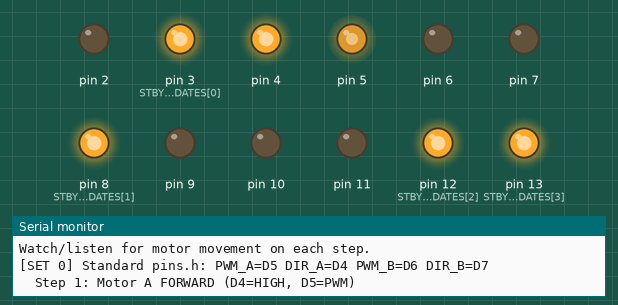
A sketch run on a simulated Arduino Uno, built with avr-gcc and run on an emulated ATmega328P. On the bench: output pins drawn as LEDs (lit = HIGH), the last lines printed to the serial monitor.

Above: at 0.3 s.
At 1.5 s:
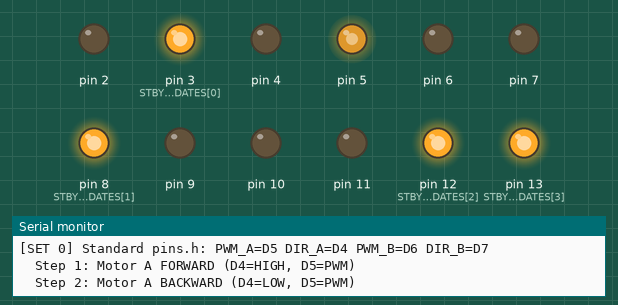
At 3.1 s:
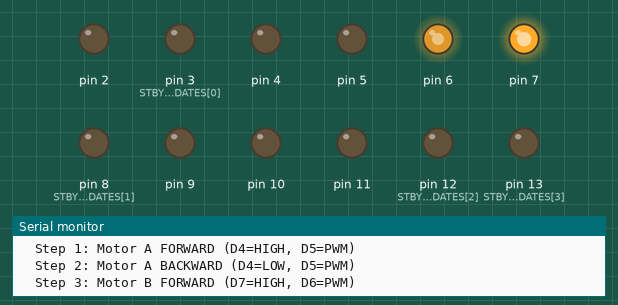
At 4.3 s:
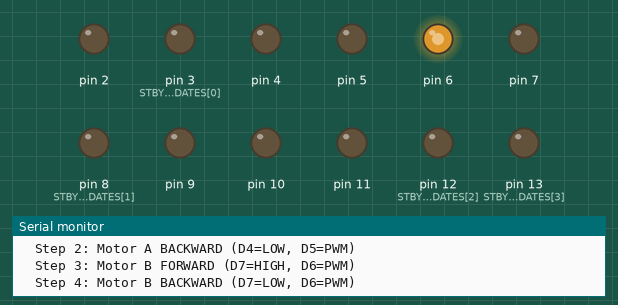
At 6.1 s:
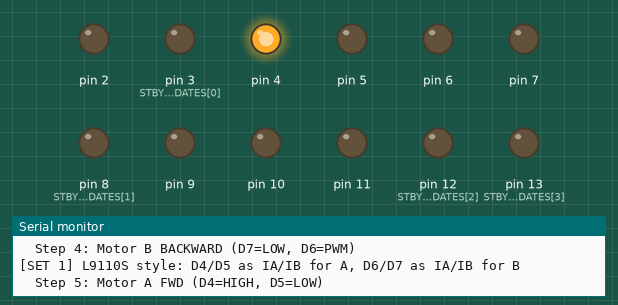
At 11.5 s:
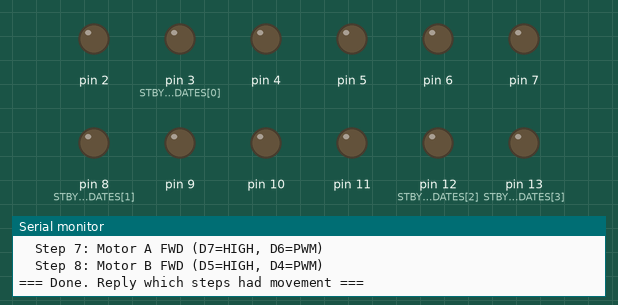
Timing chart, 0 to 13.0 s (numbered marks = the images above):
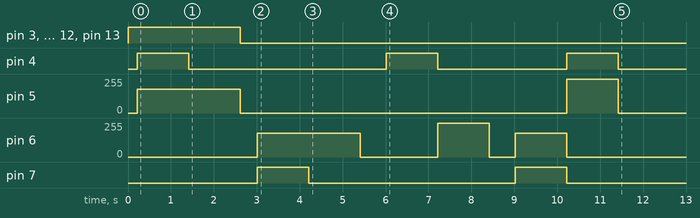

The sketch:

sketch_motor_diag.ino
```cpp
/**
 * motor_diag.ino — Raw Motor Pin Diagnostic
 *
 * No serial protocol, no parsing. Just directly drives every
 * possible motor pin combination to find what works.
 * Motors will try to spin in sequence — watch which one responds.
 *
 * Also sets STBY=HIGH on all candidate pins (3, 8, 12, 13) in case
 * your board revision needs it explicitly driven.
 */

// ── Candidate STBY pins (try all to be safe) ──────────────────────
// On most AlphaBot2-Ar boards STBY is hardwired HIGH,
// but some revisions connect it to an Arduino pin.
#define STBY_CANDIDATES_COUNT 4
const int STBY_CANDIDATES[] = {3, 8, 12, 13};

// ── Motor pin sets to try (PWM_A, DIR_A, PWM_B, DIR_B) ───────────
// Set 0: from your pins.h (D5/D4/D6/D7) — most likely
// Set 1: swapped A/B
// Set 2: L9110s style (2 dir pins per motor, no PWM) — D4/D5/D6/D7 as IA/IB
#define TEST_SPEED 180  // 0–255, about 70% — clear and safe
#define RUN_MS    1200  // ms each direction runs

void allStop() {
  for (int p = 2; p <= 13; p++) {
    analogWrite(p, 0);
    digitalWrite(p, LOW);
  }
}

void setup() {
  Serial.begin(115200);

  // Set ALL digital pins 2-13 as outputs
  for (int p = 2; p <= 13; p++) {
    pinMode(p, OUTPUT);
    digitalWrite(p, LOW);
  }

  // Drive all STBY candidates HIGH (belt-and-suspenders)
  for (int i = 0; i < STBY_CANDIDATES_COUNT; i++) {
    digitalWrite(STBY_CANDIDATES[i], HIGH);
  }
  delay(200);

  Serial.println("=== Motor Pin Diagnostic ===");
  Serial.println("Watch/listen for motor movement on each step.");

  // ── TEST SET 0: pins.h mapping (D5 PWM_A, D4 DIR_A, D6 PWM_B, D7 DIR_B) ──
  Serial.println("\n[SET 0] Standard pins.h: PWM_A=D5 DIR_A=D4 PWM_B=D6 DIR_B=D7");

  Serial.println("  Step 1: Motor A FORWARD (D4=HIGH, D5=PWM)");
  digitalWrite(4, HIGH);  analogWrite(5, TEST_SPEED);
  digitalWrite(7, LOW);   analogWrite(6, 0);
  delay(RUN_MS);

  Serial.println("  Step 2: Motor A BACKWARD (D4=LOW, D5=PWM)");
  digitalWrite(4, LOW);   analogWrite(5, TEST_SPEED);
  delay(RUN_MS);

  allStop(); delay(400);

  Serial.println("  Step 3: Motor B FORWARD (D7=HIGH, D6=PWM)");
  digitalWrite(4, LOW);   analogWrite(5, 0);
  digitalWrite(7, HIGH);  analogWrite(6, TEST_SPEED);
  delay(RUN_MS);

  Serial.println("  Step 4: Motor B BACKWARD (D7=LOW, D6=PWM)");
  digitalWrite(7, LOW);   analogWrite(6, TEST_SPEED);
  delay(RUN_MS);

  allStop(); delay(600);

  // ── TEST SET 1: L9110S style — both dir pins toggled, no PWM ─────
  // L9110S: IA=HIGH IB=LOW → forward | IA=LOW IB=HIGH → backward
  Serial.println("\n[SET 1] L9110S style: D4/D5 as IA/IB for A, D6/D7 as IA/IB for B");

  Serial.println("  Step 5: Motor A FWD (D4=HIGH, D5=LOW)");
  digitalWrite(4, HIGH); digitalWrite(5, LOW);
  digitalWrite(6, LOW);  digitalWrite(7, LOW);
  delay(RUN_MS);

  Serial.println("  Step 6: Motor B FWD (D6=HIGH, D7=LOW)");
  digitalWrite(4, LOW);  digitalWrite(5, LOW);
  digitalWrite(6, HIGH); digitalWrite(7, LOW);
  delay(RUN_MS);

  allStop(); delay(600);

  // ── TEST SET 2: Shifted — D6/D7 as A, D4/D5 as B ────────────────
  Serial.println("\n[SET 2] Swapped: PWM_A=D6 DIR_A=D7 PWM_B=D4 DIR_B=D5");

  Serial.println("  Step 7: Motor A FWD (D7=HIGH, D6=PWM)");
  digitalWrite(7, HIGH); analogWrite(6, TEST_SPEED);
  delay(RUN_MS);

  Serial.println("  Step 8: Motor B FWD (D5=HIGH, D4=PWM)");
  digitalWrite(7, LOW);  analogWrite(6, 0);
  digitalWrite(5, HIGH); analogWrite(4, TEST_SPEED);
  delay(RUN_MS);

  allStop();
  Serial.println("\n=== Done. Reply which steps had movement ===");
}

void loop() {
  // Nothing — all tests ran in setup()
}
```
